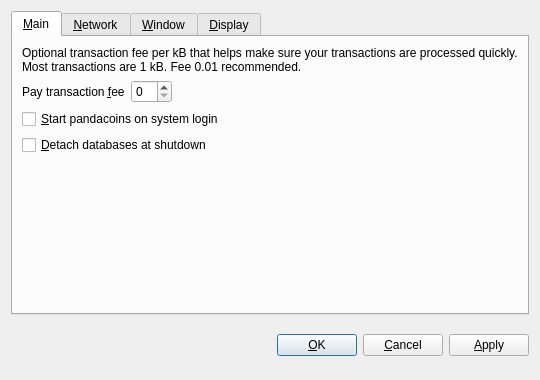
<?xml version="1.0" encoding="UTF-8"?>
<ui version="4.0">
 <class>OptionsDialog</class>
 <widget class="QDialog" name="OptionsDialog">
  <property name="geometry">
   <rect>
    <x>0</x>
    <y>0</y>
    <width>540</width>
    <height>380</height>
   </rect>
  </property>
  <property name="windowTitle">
   <string>Options</string>
  </property>
  <property name="modal">
   <bool>true</bool>
  </property>
  <layout class="QVBoxLayout" name="verticalLayout">
   <item>
    <widget class="QTabWidget" name="tabWidget">
     <property name="tabPosition">
      <enum>QTabWidget::North</enum>
     </property>
     <property name="currentIndex">
      <number>0</number>
     </property>
     <widget class="QWidget" name="tabMain">
      <attribute name="title">
       <string>&amp;Main</string>
      </attribute>
      <layout class="QVBoxLayout" name="verticalLayout_Main">
       <item>
        <widget class="QLabel" name="transactionFeeInfoLabel">
         <property name="text">
          <string>Optional transaction fee per kB that helps make sure your transactions are processed quickly. Most transactions are 1 kB. Fee 0.01 recommended.</string>
         </property>
         <property name="textFormat">
          <enum>Qt::PlainText</enum>
         </property>
         <property name="wordWrap">
          <bool>true</bool>
         </property>
        </widget>
       </item>
       <item>
        <layout class="QHBoxLayout" name="horizontalLayout_Main">
         <item>
          <widget class="QLabel" name="transactionFeeLabel">
           <property name="text">
            <string>Pay transaction &amp;fee</string>
           </property>
           <property name="textFormat">
            <enum>Qt::PlainText</enum>
           </property>
           <property name="buddy">
            <cstring>transactionFee</cstring>
           </property>
          </widget>
         </item>
         <item>
          <widget class="BitcoinAmountField" name="transactionFee"/>
         </item>
         <item>
          <spacer name="horizontalSpacer_Main">
           <property name="orientation">
            <enum>Qt::Horizontal</enum>
           </property>
           <property name="sizeHint" stdset="0">
            <size>
             <width>40</width>
             <height>20</height>
            </size>
           </property>
          </spacer>
         </item>
        </layout>
       </item>
       <item>
        <widget class="QCheckBox" name="bitcoinAtStartup">
         <property name="toolTip">
          <string>Automatically start pandacoins after logging in to the system.</string>
         </property>
         <property name="text">
          <string>&amp;Start pandacoins on system login</string>
         </property>
        </widget>
       </item>
       <item>
        <widget class="QCheckBox" name="detachDatabases">
         <property name="toolTip">
          <string>Detach block and address databases at shutdown. This means they can be moved to another data directory, but it slows down shutdown. The wallet is always detached.</string>
         </property>
         <property name="text">
          <string>&amp;Detach databases at shutdown</string>
         </property>
        </widget>
       </item>
       <item>
        <spacer name="verticalSpacer_Main">
         <property name="orientation">
          <enum>Qt::Vertical</enum>
         </property>
         <property name="sizeHint" stdset="0">
          <size>
           <width>20</width>
           <height>40</height>
          </size>
         </property>
        </spacer>
       </item>
      </layout>
     </widget>
     <widget class="QWidget" name="tabNetwork">
      <attribute name="title">
       <string>&amp;Network</string>
      </attribute>
      <layout class="QVBoxLayout" name="verticalLayout_Network">
       <item>
        <widget class="QCheckBox" name="mapPortUpnp">
         <property name="toolTip">
          <string>Automatically open the pandacoins client port on the router. This only works when your router supports UPnP and it is enabled.</string>
         </property>
         <property name="text">
          <string>Map port using &amp;UPnP</string>
         </property>
        </widget>
       </item>
       <item>
        <widget class="QCheckBox" name="connectSocks">
         <property name="toolTip">
          <string>Connect to the pandacoins network through a SOCKS proxy (e.g. when connecting through Tor).</string>
         </property>
         <property name="text">
          <string>&amp;Connect through SOCKS proxy:</string>
         </property>
        </widget>
       </item>
       <item>
        <layout class="QHBoxLayout" name="horizontalLayout_Network">
         <item>
          <widget class="QLabel" name="proxyIpLabel">
           <property name="text">
            <string>Proxy &amp;IP:</string>
           </property>
           <property name="textFormat">
            <enum>Qt::PlainText</enum>
           </property>
           <property name="buddy">
            <cstring>proxyIp</cstring>
           </property>
          </widget>
         </item>
         <item>
          <widget class="QValidatedLineEdit" name="proxyIp">
           <property name="maximumSize">
            <size>
             <width>140</width>
             <height>16777215</height>
            </size>
           </property>
           <property name="toolTip">
            <string>IP address of the proxy (e.g. 127.0.0.1)</string>
           </property>
          </widget>
         </item>
         <item>
          <widget class="QLabel" name="proxyPortLabel">
           <property name="text">
            <string>&amp;Port:</string>
           </property>
           <property name="textFormat">
            <enum>Qt::PlainText</enum>
           </property>
           <property name="buddy">
            <cstring>proxyPort</cstring>
           </property>
          </widget>
         </item>
         <item>
          <widget class="QLineEdit" name="proxyPort">
           <property name="maximumSize">
            <size>
             <width>55</width>
             <height>16777215</height>
            </size>
           </property>
           <property name="toolTip">
            <string>Port of the proxy (e.g. 9050)</string>
           </property>
          </widget>
         </item>
         <item>
          <widget class="QLabel" name="socksVersionLabel">
           <property name="text">
            <string>SOCKS &amp;Version:</string>
           </property>
           <property name="textFormat">
            <enum>Qt::PlainText</enum>
           </property>
           <property name="buddy">
            <cstring>socksVersion</cstring>
           </property>
          </widget>
         </item>
         <item>
          <widget class="QValueComboBox" name="socksVersion">
           <property name="toolTip">
            <string>SOCKS version of the proxy (e.g. 5)</string>
           </property>
          </widget>
         </item>
         <item>
          <spacer name="horizontalSpacer_Network">
           <property name="orientation">
            <enum>Qt::Horizontal</enum>
           </property>
           <property name="sizeHint" stdset="0">
            <size>
             <width>40</width>
             <height>20</height>
            </size>
           </property>
          </spacer>
         </item>
        </layout>
       </item>
       <item>
        <spacer name="verticalSpacer_Network">
         <property name="orientation">
          <enum>Qt::Vertical</enum>
         </property>
         <property name="sizeHint" stdset="0">
          <size>
           <width>20</width>
           <height>40</height>
          </size>
         </property>
        </spacer>
       </item>
      </layout>
     </widget>
     <widget class="QWidget" name="tabWindow">
      <attribute name="title">
       <string>&amp;Window</string>
      </attribute>
      <layout class="QVBoxLayout" name="verticalLayout_Window">
       <item>
        <widget class="QCheckBox" name="minimizeToTray">
         <property name="toolTip">
          <string>Show only a tray icon after minimizing the window.</string>
         </property>
         <property name="text">
          <string>&amp;Minimize to the tray instead of the taskbar</string>
         </property>
        </widget>
       </item>
       <item>
        <widget class="QCheckBox" name="minimizeOnClose">
         <property name="toolTip">
          <string>Minimize instead of exit the application when the window is closed. When this option is enabled, the application will be closed only after selecting Quit in the menu.</string>
         </property>
         <property name="text">
          <string>M&amp;inimize on close</string>
         </property>
        </widget>
       </item>
       <item>
        <spacer name="verticalSpacer_Window">
         <property name="orientation">
          <enum>Qt::Vertical</enum>
         </property>
         <property name="sizeHint" stdset="0">
          <size>
           <width>20</width>
           <height>40</height>
          </size>
         </property>
        </spacer>
       </item>
      </layout>
     </widget>
     <widget class="QWidget" name="tabDisplay">
      <attribute name="title">
       <string>&amp;Display</string>
      </attribute>
      <layout class="QVBoxLayout" name="verticalLayout_Display">
       <item>
        <layout class="QHBoxLayout" name="horizontalLayout_1_Display">
         <item>
          <widget class="QLabel" name="langLabel">
           <property name="text">
            <string>User Interface &amp;language:</string>
           </property>
           <property name="textFormat">
            <enum>Qt::PlainText</enum>
           </property>
           <property name="buddy">
            <cstring>lang</cstring>
           </property>
          </widget>
         </item>
         <item>
          <widget class="QValueComboBox" name="lang">
           <property name="toolTip">
            <string>The user interface language can be set here. This setting will take effect after restarting pandacoins.</string>
           </property>
          </widget>
         </item>
        </layout>
       </item>
       <item>
        <layout class="QHBoxLayout" name="horizontalLayout_2_Display">
         <item>
          <widget class="QLabel" name="unitLabel">
           <property name="text">
            <string>&amp;Unit to show amounts in:</string>
           </property>
           <property name="textFormat">
            <enum>Qt::PlainText</enum>
           </property>
           <property name="buddy">
            <cstring>unit</cstring>
           </property>
          </widget>
         </item>
         <item>
          <widget class="QValueComboBox" name="unit">
           <property name="toolTip">
            <string>Choose the default subdivision unit to show in the interface and when sending coins.</string>
           </property>
          </widget>
         </item>
        </layout>
       </item>
       <item>
        <widget class="QCheckBox" name="displayAddresses">
         <property name="toolTip">
          <string>Whether to show pandacoins addresses in the transaction list or not.</string>
         </property>
         <property name="text">
          <string>&amp;Display addresses in transaction list</string>
         </property>
        </widget>
       </item>
       <item>
        <spacer name="verticalSpacer_Display">
         <property name="orientation">
          <enum>Qt::Vertical</enum>
         </property>
         <property name="sizeHint" stdset="0">
          <size>
           <width>20</width>
           <height>40</height>
          </size>
         </property>
        </spacer>
       </item>
      </layout>
     </widget>
    </widget>
   </item>
   <item>
    <layout class="QHBoxLayout" name="horizontalLayout_Buttons">
     <item>
      <spacer name="horizontalSpacer_1">
       <property name="orientation">
        <enum>Qt::Horizontal</enum>
       </property>
       <property name="sizeHint" stdset="0">
        <size>
         <width>40</width>
         <height>48</height>
        </size>
       </property>
      </spacer>
     </item>
     <item>
      <widget class="QLabel" name="statusLabel">
       <property name="font">
        <font>
         <weight>75</weight>
         <bold>true</bold>
        </font>
       </property>
       <property name="text">
        <string/>
       </property>
       <property name="textFormat">
        <enum>Qt::PlainText</enum>
       </property>
       <property name="wordWrap">
        <bool>true</bool>
       </property>
      </widget>
     </item>
     <item>
      <spacer name="horizontalSpacer_2">
       <property name="orientation">
        <enum>Qt::Horizontal</enum>
       </property>
       <property name="sizeHint" stdset="0">
        <size>
         <width>40</width>
         <height>48</height>
        </size>
       </property>
      </spacer>
     </item>
     <item>
      <widget class="QPushButton" name="okButton">
       <property name="text">
        <string>&amp;OK</string>
       </property>
      </widget>
     </item>
     <item>
      <widget class="QPushButton" name="cancelButton">
       <property name="text">
        <string>&amp;Cancel</string>
       </property>
       <property name="autoDefault">
        <bool>false</bool>
       </property>
      </widget>
     </item>
     <item>
      <widget class="QPushButton" name="applyButton">
       <property name="text">
        <string>&amp;Apply</string>
       </property>
       <property name="autoDefault">
        <bool>false</bool>
       </property>
      </widget>
     </item>
    </layout>
   </item>
  </layout>
 </widget>
 <customwidgets>
  <customwidget>
   <class>BitcoinAmountField</class>
   <extends>QSpinBox</extends>
   <header>bitcoinamountfield.h</header>
  </customwidget>
  <customwidget>
   <class>QValueComboBox</class>
   <extends>QComboBox</extends>
   <header>qvaluecombobox.h</header>
  </customwidget>
  <customwidget>
   <class>QValidatedLineEdit</class>
   <extends>QLineEdit</extends>
   <header>qvalidatedlineedit.h</header>
  </customwidget>
 </customwidgets>
 <resources/>
 <connections/>
</ui>
